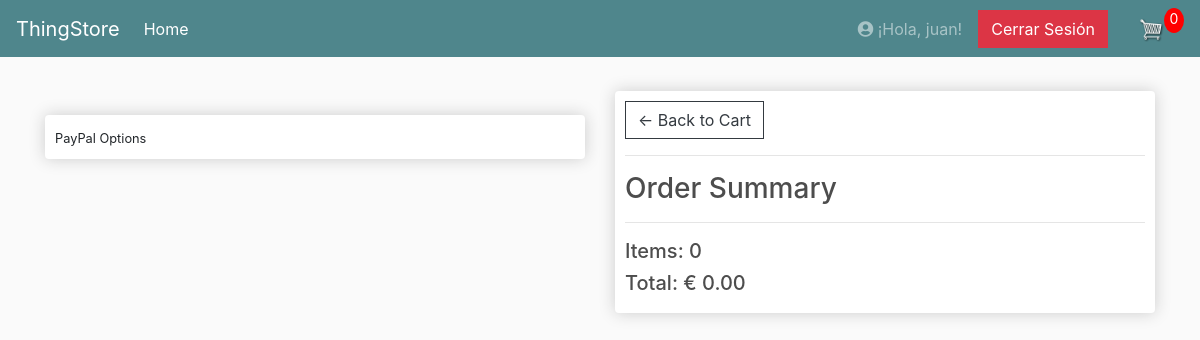
Before: /checkout/ (signed in) with the older database file.
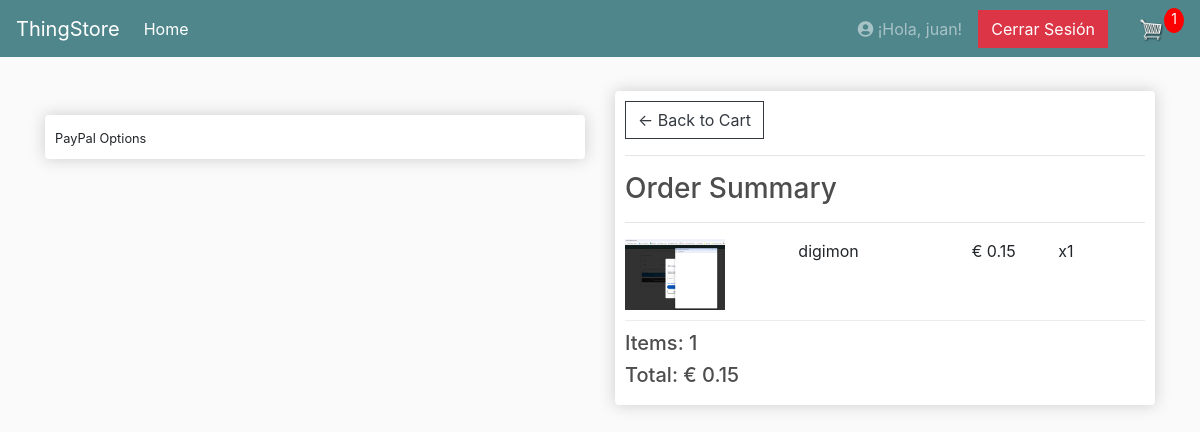
After: the same page with the newer database file.
### store/models.py (models this page shows, shortened)
class Order(models.Model):
    customer = models.ForeignKey(Customer, null=True, blank=True, on_delete=models.SET_NULL)
    date_ordered = models.DateTimeField(auto_now_add=True)
    complete = models.BooleanField(default=False)
    transaction_id = models.CharField(max_length=100, null=True)
    @property
    def shipping(self):
        shipping = False
        orderitems = self.orderitem_set.all()
        for i in orderitems:
            if not i.product.digital:
                shipping = True
                break # Una vez que encontramos uno que requiere envío, podemos parar
        return shipping
    @property
    def get_cart_total(self):
        orderitems = self.orderitem_set.all()
        total = sum([item.get_total for item in orderitems])
        return total
    @property
    def get_cart_items(self):
        orderitems = self.orderitem_set.all()
        total = sum([item.quantity for item in orderitems])
        return total

class OrderItem(models.Model):
    product = models.ForeignKey(Product, on_delete=models.SET_NULL, null=True)
    order = models.ForeignKey(Order, on_delete=models.CASCADE)
    quantity = models.IntegerField(default=0, null=True, blank=True)
    date_added = models.DateTimeField(auto_now_add=True)
    download_token = models.UUIDField(default=uuid.uuid4, editable=False, unique=True, null=True, blank=True)
    @property
    def get_total(self):
        if self.product:
            total = self.product.price * self.quantity
            return total
        return Decimal('0.00')  # Devuelve 0 si no hay producto

class Product(models.Model):
    name = models.CharField(max_length=200)
    price = models.DecimalField(max_digits=10, decimal_places=2) # Cambiado de FloatField a DecimalField
    digital = models.BooleanField(default=False, null=True, blank=True)
    image = models.ImageField(null=True, blank=True, upload_to='product_images/')
    digital_file = models.FileField(upload_to='digital_products/', null=True, blank=True) # Campo para el archivo descargable
    @property
    def imageURL(self):
        try:
            url = self.image.url
        except ValueError: # Capturar ValueError si no hay archivo (en vez de un 'except' genérico)
            url = ''
        return url

### store/views.py (the view)
# urls.py: path('checkout/', views.checkout, name="checkout"),
def checkout(request):
    data = cartData(request)
    cartItems = data['cartItems']
    order = data['order']
    items = data['items']
    context = {'items': items, 'order': order, 'cartItems': cartItems}
    return render(request, 'store/checkout.html', context)

### store/utils.py (called while the page is built)
def cartData(request):
    if request.user.is_authenticated:
        try:
            customer = request.user.customer
        except Customer.DoesNotExist:
            customer = Customer.objects.create(
                user=request.user,
                name=request.user.username, # Puedes ajustar esto si tienes un campo 'first_name' en tu User
                email=request.user.email,
            )
        order, created = Order.objects.get_or_create(customer=customer, complete=False)
        items = order.orderitem_set.all()
        cartItems = order.get_cart_items
    else:
        cookieData = cookieCart(request)
        cartItems = cookieData['cartItems']
        order = cookieData['order']
        items = cookieData['items']
    return {'cartItems': cartItems, 'order': order, 'items': items}

### store/templates/store/checkout.html (shortened to what this page needs)
{% extends 'store/main.html' %}
{% load static %}
{% block content %}
     <div class="row">
		<div class="col-lg-6">
            <br>
            <div class="box-element hidden" id="payment-info">
                <small>PayPal Options</small>
            </div>
		</div>
		<div class="col-lg-6">
			<div class="box-element">
                <a class="btn btn-outline-dark" href="{% url 'cart' %}">&#x2190; Back to Cart</a>
                <hr>
                <h3>Order Summary</h3>
                <hr>
				{% for item in items %}
					<div class="cart-row">
						<div style="flex:2"><img class="row-image" src="{{item.product.imageURL}}"></div>
						<div style="flex:2"><p>{{item.product.name}}</p></div>
						<div style="flex:1"><p>€ {{item.product.price|floatformat:2}}</p></div>
						<div style="flex:1"><p>x{{item.quantity}}</p></div>
					</div>
				{% endfor %}
				<h5>Items:   {{order.get_cart_items}}</h5>
				<h5>Total:   € {{order.get_cart_total|floatformat:2}}</h5>
			</div>
		</div>
	</div>
{% endblock content %}

### store/templates/store/main.html (shortened to what this page needs)
<!DOCTYPE html>
{% load static %}
<html>
<head>
	<link rel="stylesheet" href="https://stackpath.bootstrapcdn.com/bootstrap/4.4.1/css/bootstrap.min.css">
	<link rel="stylesheet" type="text/css" href="{% static 'css/main.css' %}">
	<link rel="stylesheet" href="https://cdnjs.cloudflare.com/ajax/libs/font-awesome/5.15.4/css/all.min.css" />
</head>
<body>
	<nav class="navbar navbar-expand-lg navbar-dark bg-dark">
	  <a class="navbar-brand" href="{% url 'store' %}">ThingStore</a>
	  <div class="collapse navbar-collapse" id="navbarSupportedContent">
	    <ul class="navbar-nav mr-auto">
	      <li class="nav-item active">
	        <a class="nav-link" href="{% url 'store' %}">Home <span class="sr-only">(current)</span></a>
	      </li>
	    </ul>
			<div class="form-inline my-2 my-lg-0">
				{% if not user.is_authenticated %}
					<a href="{% url 'login' %}" class="btn btn-warning">Login</a>
				{% else %}
					<span class="navbar-text mr-3">
					  <i class="fas fa-user-circle"></i> ¡Hola, {{ user.username }}!
					</span>
					<form action="{% url 'logout' %}" method="post" style="display: inline;">
						<button type="submit" class="btn btn-danger mr-3">Cerrar Sesión</button>
					</form>
				{% endif %}
					<a href="{% url 'cart' %}">
					   <img  id="cart-icon" src="{% static 'images/cart.png' %}">
					</a>
					<p id="cart-total">{{cartItems}}</p>
			</div>
	  </div>
	</nav>
     <div class="container">
            <br>
            {% block content %}
            {% endblock content %}
         </div>
</body>
</html>

Changed rows visible on the page:
added OrderItem: product.imageURL (picture), product.name "digimon", product.price "0.15", quantity "1"
computed for Order: get_cart_items "0" → "1"; get_cart_total "0.00" → "0.15"
Other visible differences:
{{ cartItems }}: "0" → "1"
